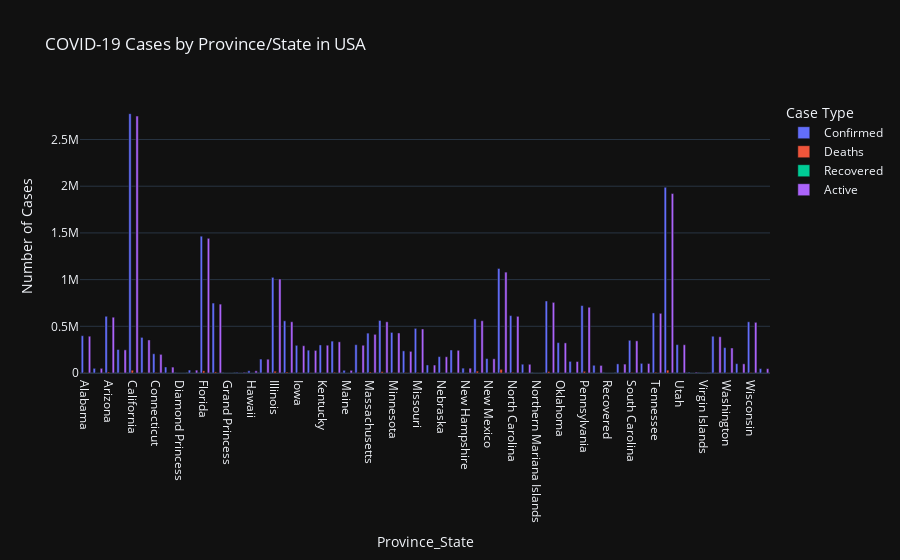

Here is the notebook cell this chart was saved with:
### Markdown cell above
### Plot Province/State Wise Confirmed cases in USA

### Code cell
import plotly.express as px
import pandas as pd

# Read the data
covid_data = pd.read_csv('https://raw.githubusercontent.com/CSSEGISandData/COVID-19/master/csse_covid_19_data/csse_covid_19_daily_reports/01-09-2021.csv')

# Filter the data for the United States (USA)
usa_data = covid_data[covid_data['Country_Region'] == 'US']

# Calculate the sum of cases by province/state
province_cases = usa_data.groupby('Province_State')[['Confirmed', 'Deaths', 'Recovered', 'Active']].sum().reset_index()

# Convert the data from wide format to long format (melt)
province_cases = province_cases.melt(id_vars='Province_State', var_name='Case Type', value_name='Number of Cases')

# Create a stacked bar chart
fig = px.bar(province_cases, x='Province_State', y='Number of Cases',
             title='COVID-19 Cases by Province/State in USA',
             color='Case Type',
             labels={'Number of Cases': 'Number of Cases'},
             barmode='group',
             template='plotly_dark')

# Show the chart
fig.show()

### Figure 1 — Plotly figure (JSON) as saved in the notebook; plotly's stock layout.template omitted (floating-point values rounded to 4 significant figures)
{"data": [{"alignmentgroup": "True", "hovertemplate": "Case Type=Confirmed<br>Province_State=%{x}<br>Number of Cases=%{y}<extra></extra>", "legendgroup": "Confirmed", "marker": {"color": "#636efa", "pattern": {"shape": ""}}, "name": "Confirmed", "offsetgroup": "Confirmed", "orientation": "v", "showlegend": true, "textposition": "auto", "type": "bar", "x": ["Alabama", "Alaska", "Arizona", "Arkansas", "California", "Colorado", "Connecticut", "Delaware", "Diamond Princess", "District of Columbia", "Florida", "Georgia", "Grand Princess", "Guam", "Hawaii", "Idaho", "Illinois", "Indiana", "Iowa", "Kansas", "Kentucky", "Louisiana", "Maine", "Maryland", "Massachusetts", "Michigan", "Minnesota", "Mississippi", "Missouri", "Montana", "Nebraska", "Nevada", "New Hampshire", "New Jersey", "New Mexico", "New York", "North Carolina", "North Dakota", "Northern Mariana Islands", "Ohio", "Oklahoma", "Oregon", "Pennsylvania", "Puerto Rico", "Recovered", "Rhode Island", "South Carolina", "South Dakota", "Tennessee", "Texas", "Utah", "Vermont", "Virgin Islands", "Virginia", "Washington", "West Virginia", "Wisconsin", "Wyoming"], "xaxis": "x", "y": [399150, 49979, 607345, 251746, 2776975, 381434, 205994, 64475, 49, 31457, 1464697, 748852, 103, 7399, 23897, 149235, 1024039, 558560, 296171, 244347, 300397, 341431, 29019, 303364, 427135, 562553, 434413, 236868, 477617, 86102, 175620, 246309, 52371, 579250, 154954, 1119284, 614355, 93951, 125, 770977, 325277, 124476, 721820, 82630, 0, 97614, 350084, 102901, 643181, 1988676, 303723, 8790, 2143, 393715, 271595, 99778, 548134, 46719], "yaxis": "y"}, {"alignmentgroup": "True", "hovertemplate": "Case Type=Deaths<br>Province_State=%{x}<br>Number of Cases=%{y}<extra></extra>", "legendgroup": "Deaths", "marker": {"color": "#EF553B", "pattern": {"shape": ""}}, "name": "Deaths", "offsetgroup": "Deaths", "orientation": "v", "showlegend": true, "textposition": "auto", "type": "bar", "x": ["Alabama", "Alaska", "Arizona", "Arkansas", "California", "Colorado", "Connecticut", "Delaware", "Diamond Princess", "District of Columbia", "Florida", "Georgia", "Grand Princess", "Guam", "Hawaii", "Idaho", "Illinois", "Indiana", "Iowa", "Kansas", "Kentucky", "Louisiana", "Maine", "Maryland", "Massachusetts", "Michigan", "Minnesota", "Mississippi", "Missouri", "Montana", "Nebraska", "Nevada", "New Hampshire", "New Jersey", "New Mexico", "New York", "North Carolina", "North Dakota", "Northern Mariana Islands", "Ohio", "Oklahoma", "Oregon", "Pennsylvania", "Puerto Rico", "Recovered", "Rhode Island", "South Carolina", "South Dakota", "Tennessee", "Texas", "Utah", "Vermont", "Virgin Islands", "Virginia", "Washington", "West Virginia", "Wisconsin", "Wyoming"], "xaxis": "x", "y": [5299, 224, 10036, 4010, 29638, 5600, 6324, 1128, 0, 813, 22804, 11457, 3, 124, 308, 1528, 19210, 10089, 4127, 3164, 2876, 7833, 432, 6246, 11071, 14145, 5731, 5146, 6173, 1054, 1737, 3450, 862, 19854, 2732, 39288, 7425, 1360, 2, 14899, 2738, 1603, 17710, 1616, 0, 2062, 5758, 1570, 7704, 30441, 1390, 156, 24, 5381, 3698, 1570, 5567, 489], "yaxis": "y"}, {"alignmentgroup": "True", "hovertemplate": "Case Type=Recovered<br>Province_State=%{x}<br>Number of Cases=%{y}<extra></extra>", "legendgroup": "Recovered", "marker": {"color": "#00cc96", "pattern": {"shape": ""}}, "name": "Recovered", "offsetgroup": "Recovered", "orientation": "v", "showlegend": true, "textposition": "auto", "type": "bar", "x": ["Alabama", "Alaska", "Arizona", "Arkansas", "California", "Colorado", "Connecticut", "Delaware", "Diamond Princess", "District of Columbia", "Florida", "Georgia", "Grand Princess", "Guam", "Hawaii", "Idaho", "Illinois", "Indiana", "Iowa", "Kansas", "Kentucky", "Louisiana", "Maine", "Maryland", "Massachusetts", "Michigan", "Minnesota", "Mississippi", "Missouri", "Montana", "Nebraska", "Nevada", "New Hampshire", "New Jersey", "New Mexico", "New York", "North Carolina", "North Dakota", "Northern Mariana Islands", "Ohio", "Oklahoma", "Oregon", "Pennsylvania", "Puerto Rico", "Recovered", "Rhode Island", "South Carolina", "South Dakota", "Tennessee", "Texas", "Utah", "Vermont", "Virgin Islands", "Virginia", "Washington", "West Virginia", "Wisconsin", "Wyoming"], "xaxis": "x", "y": [0, 0, 0, 0, 0, 0, 0, 0, 0, 0, 0, 0, 0, 0, 0, 0, 0, 0, 0, 0, 0, 0, 0, 0, 0, 0, 0, 0, 0, 0, 0, 0, 0, 0, 0, 0, 0, 0, 0, 0, 0, 0, 0, 0, 0, 0, 0, 0, 0, 0, 0, 0, 0, 0, 0, 0, 0, 0], "yaxis": "y"}, {"alignmentgroup": "True", "hovertemplate": "Case Type=Active<br>Province_State=%{x}<br>Number of Cases=%{y}<extra></extra>", "legendgroup": "Active", "marker": {"color": "#ab63fa", "pattern": {"shape": ""}}, "name": "Active", "offsetgroup": "Active", "orientation": "v", "showlegend": true, "textposition": "auto", "type": "bar", "x": ["Alabama", "Alaska", "Arizona", "Arkansas", "California", "Colorado", "Connecticut", "Delaware", "Diamond Princess", "District of Columbia", "Florida", "Georgia", "Grand Princess", "Guam", "Hawaii", "Idaho", "Illinois", "Indiana", "Iowa", "Kansas", "Kentucky", "Louisiana", "Maine", "Maryland", "Massachusetts", "Michigan", "Minnesota", "Mississippi", "Missouri", "Montana", "Nebraska", "Nevada", "New Hampshire", "New Jersey", "New Mexico", "New York", "North Carolina", "North Dakota", "Northern Mariana Islands", "Ohio", "Oklahoma", "Oregon", "Pennsylvania", "Puerto Rico", "Recovered", "Rhode Island", "South Carolina", "South Dakota", "Tennessee", "Texas", "Utah", "Vermont", "Virgin Islands", "Virginia", "Washington", "West Virginia", "Wisconsin", "Wyoming"], "xaxis": "x", "y": [393851, 49755, 597309, 247736, 2750669, 353757, 199670, 63347, 49, 30644, 1441893, 737395, 100, 7275, 23589, 147707, 1006442, 548634, 292044, 241572, 297521, 333598, 28587, 297162, 414061, 548408, 428682, 231722, 471444, 85048, 173883, 242859, 51509, 559396, 152222, 1080226, 606930, 93206, 123, 756078, 322539, 122873, 704110, 81014, 0, 95552, 344326, 101331, 638746, 1921602, 302333, 8634, 2119, 388334, 267897, 98208, 542567, 46230], "yaxis": "y"}], "layout": {"barmode": "group", "legend": {"title": {"text": "Case Type"}, "tracegroupgap": 0}, "title": {"text": "COVID-19 Cases by Province/State in USA"}, "xaxis": {"anchor": "y", "domain": [0, 1], "title": {"text": "Province_State"}}, "yaxis": {"anchor": "x", "domain": [0, 1], "title": {"text": "Number of Cases"}}}}
